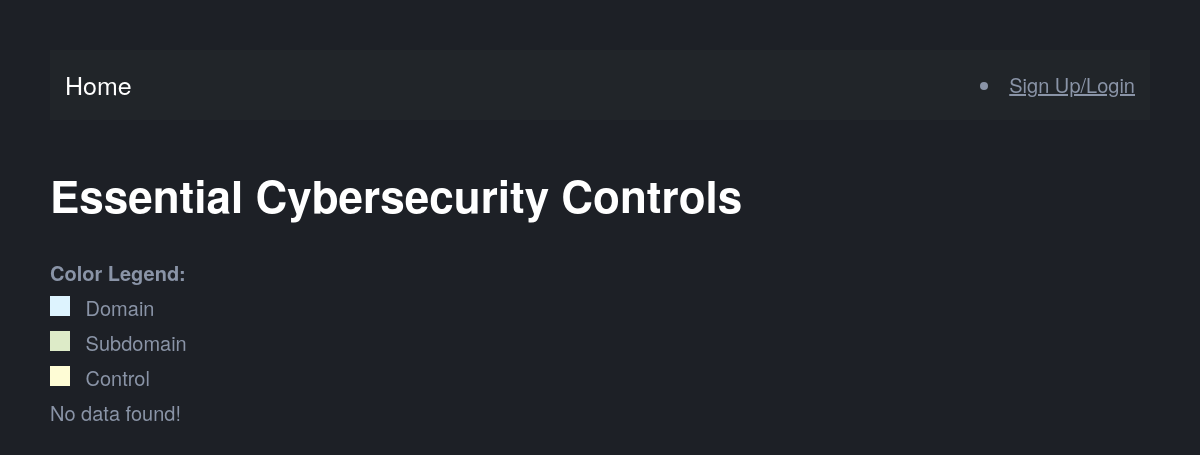
The app's page /tree/, older data.
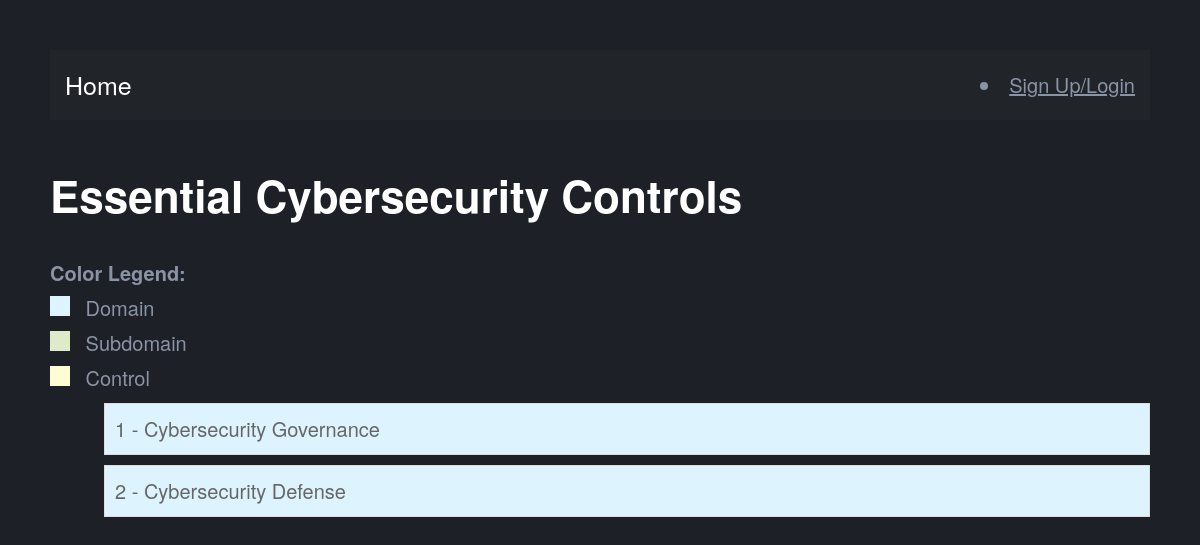
The same page, newer data.
### main_app/models.py (models this page shows)
class Domain(models.Model):
    name = models.CharField(max_length=255)

### main_app/views.py (the view)
# urls.py: path("tree/", views.tree_view, name="tree"),
def tree_view(request):
    domains = Domain.objects.prefetch_related('subdomains__controls').all()
    return render(request, 'main_app/tree.html', {'domains': domains})

### main_app/templates/main_app/tree.html (shortened to what this page needs)
{% extends 'main_app/home_page.html' %}
{% load static %}
{% block content %}
<!DOCTYPE html>
<html lang="en">
<head>
</head>
<body>
  <h1>Essential Cybersecurity Controls</h1>
  <div class="legend">
    <p><strong>Color Legend:</strong></p>
    <p><span class="color-box" style="background-color: var(--first);"></span> Domain</p>
    <p><span class="color-box" style="background-color: var(--second);"></span> Subdomain</p>
    <p><span class="color-box" style="background-color: var(--third);"></span> Control</p>
  </div>
  {% if domains %}
    <ol class="wtree">
      {% for domain in domains %}
        <li>
          <span onclick="toggleVisibility(this)">{{ domain.name }}</span>
        </li>
      {% endfor %}
    </ol>
  {% else %}
    <p>No data found!</p>
  {% endif %}
</body>
</html>
{% endblock %}

Row changes from the older to the newer data that the page shows:
added Domain: name "1 - Cybersecurity Governance"
added Domain: name "2 - Cybersecurity Defense"
Text that changed along with them:
text no longer shown: "No data found!"
